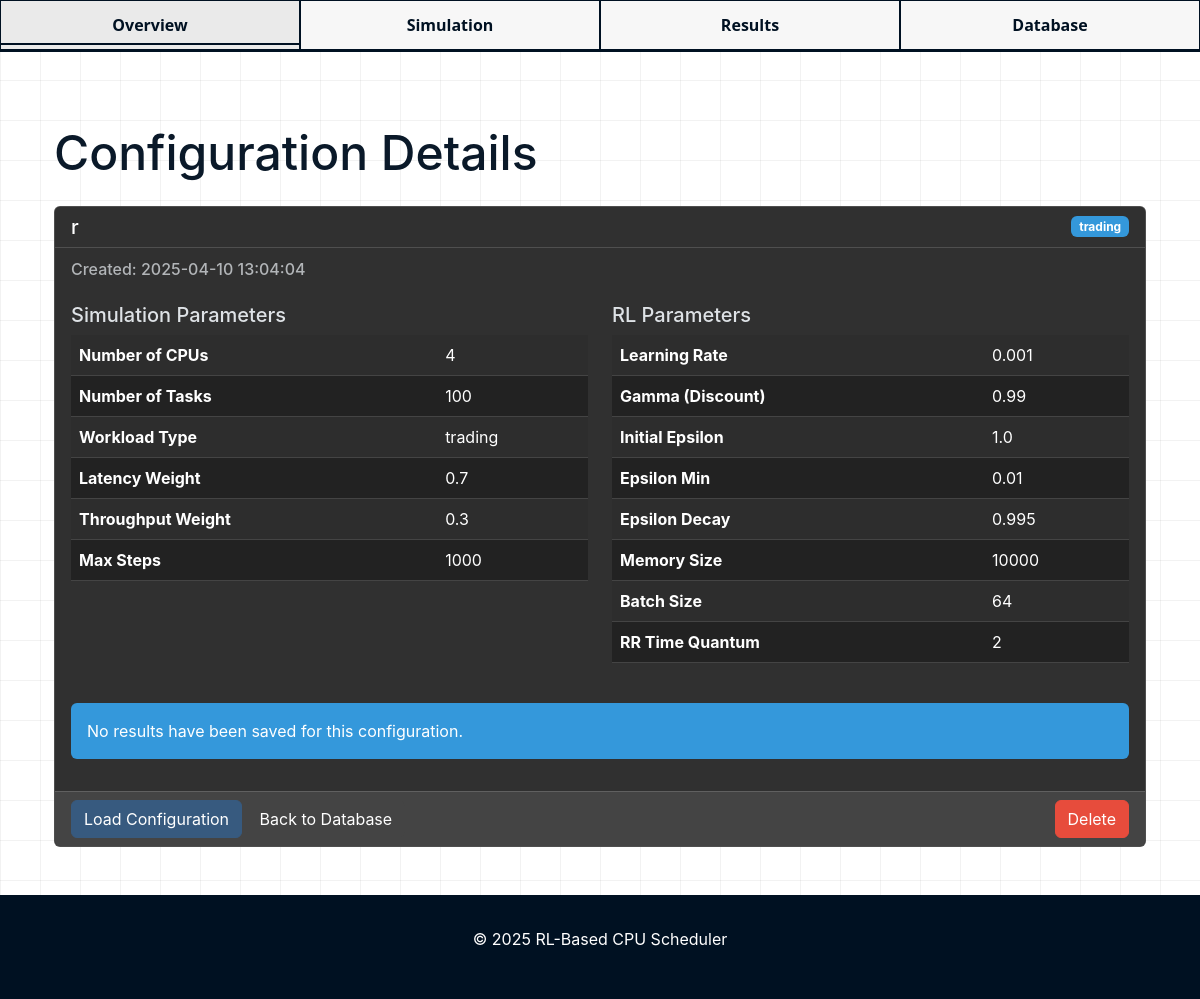
/view_config/1, run on the app's committed database.
### database.py (models this page shows, shortened)
class SimulationConfig(db.Model):
    id = db.Column(db.Integer, primary_key=True)
    name = db.Column(db.String(100), nullable=False)
    description = db.Column(db.Text)
    created_at = db.Column(db.DateTime, default=datetime.datetime.utcnow)
    user_id = db.Column(db.Integer, db.ForeignKey('user.id'), nullable=False)
    num_cpus = db.Column(db.Integer, default=4)
    num_tasks = db.Column(db.Integer, default=100)
    workload_type = db.Column(db.String(20), default='trading')
    reward_latency_weight = db.Column(db.Float, default=0.7)
    reward_throughput_weight = db.Column(db.Float, default=0.3)
    max_steps = db.Column(db.Integer, default=1000)
    learning_rate = db.Column(db.Float, default=0.001)
    gamma = db.Column(db.Float, default=0.99)
    epsilon = db.Column(db.Float, default=1.0)
    epsilon_min = db.Column(db.Float, default=0.01)
    epsilon_decay = db.Column(db.Float, default=0.995)
    memory_size = db.Column(db.Integer, default=10000)
    batch_size = db.Column(db.Integer, default=64)
    time_quantum = db.Column(db.Integer, default=2)  #for round robin
    results = db.relationship('SimulationResult', backref='config', lazy=True, cascade="all, delete-orphan")

### app.py (the view)
@app.route('/view_config/<int:config_id>')
def view_config(config_id):
    config = SimulationConfig.query.get_or_404(config_id)
    return render_template('view_config.html', config=config)

### templates/view_config.html (shortened to what this page needs)
{% extends "layout.html" %}
{% block content %}
<div class="container mt-5">
    <div class="row">
        <div class="col">
            <h1>Configuration Details</h1>
            <div class="card my-4">
                <div class="card-header bg-dark text-white">
                    <div class="d-flex justify-content-between align-items-center">
                        <h5 class="mb-0">{{ config.name }}</h5>
                        <span class="badge bg-info">{{ config.workload_type }}</span>
                    </div>
                </div>
                <div class="card-body">
                    <h6 class="card-subtitle mb-2 text-muted">Created: {{ config.created_at.strftime('%Y-%m-%d %H:%M:%S') }}</h6>
                    <div class="row mt-4">
                        <div class="col-md-6">
                            <h5>Simulation Parameters</h5>
                            <table class="table table-striped">
                                <tr>
                                    <th>Number of CPUs</th>
                                    <td>{{ config.num_cpus }}</td>
                                </tr>
                                <tr>
                                    <th>Number of Tasks</th>
                                    <td>{{ config.num_tasks }}</td>
                                </tr>
                                <tr>
                                    <th>Workload Type</th>
                                    <td>{{ config.workload_type }}</td>
                                </tr>
                                <tr>
                                    <th>Latency Weight</th>
                                    <td>{{ config.reward_latency_weight }}</td>
                                </tr>
                                <tr>
                                    <th>Throughput Weight</th>
                                    <td>{{ config.reward_throughput_weight }}</td>
                                </tr>
                                <tr>
                                    <th>Max Steps</th>
                                    <td>{{ config.max_steps }}</td>
                                </tr>
                            </table>
                        </div>
                        <div class="col-md-6">
                            <h5>RL Parameters</h5>
                            <table class="table table-striped">
                                <tr>
                                    <th>Learning Rate</th>
                                    <td>{{ config.learning_rate }}</td>
                                </tr>
                                <tr>
                                    <th>Gamma (Discount)</th>
                                    <td>{{ config.gamma }}</td>
                                </tr>
                                <tr>
                                    <th>Initial Epsilon</th>
                                    <td>{{ config.epsilon }}</td>
                                </tr>
                                <tr>
                                    <th>Epsilon Min</th>
                                    <td>{{ config.epsilon_min }}</td>
                                </tr>
                                <tr>
                                    <th>Epsilon Decay</th>
                                    <td>{{ config.epsilon_decay }}</td>
                                </tr>
                                <tr>
                                    <th>Memory Size</th>
                                    <td>{{ config.memory_size }}</td>
                                </tr>
                                <tr>
                                    <th>Batch Size</th>
                                    <td>{{ config.batch_size }}</td>
                                </tr>
                                <tr>
                                    <th>RR Time Quantum</th>
                                    <td>{{ config.time_quantum }}</td>
                                </tr>
                            </table>
                        </div>
                    </div>
                    {% if config.results %}
                    <h5 class="mt-4">Results</h5>
                    <div class="table-responsive">
                        <table class="table table-striped">
                            <thead>
                                <tr>
                                    <th>Scheduler</th>
                                    <th>Avg Latency</th>
                                    <th>Throughput</th>
                                    <th>CPU Utilization</th>
                                    <th>Total Reward</th>
                                    <th>Tasks Completed</th>
                                </tr>
                            </thead>
                            <tbody>
                                {% for result in config.results %}
                                <tr>
                                    <td>{{ result.scheduler_type }}</td>
                                    <td>{{ result.avg_latency|round(4) }}</td>
                                    <td>{{ result.throughput|round(4) }}</td>
                                    <td>{{ (result.cpu_utilization * 100)|round(1) }}%</td>
                                    <td>{{ result.total_reward|round(2) }}</td>
                                    <td>{{ result.completed_tasks }}</td>
                                </tr>
                                {% endfor %}
                            </tbody>
                        </table>
                    </div>
                    {% else %}
                    <div class="alert alert-info mt-4">
                        No results have been saved for this configuration.
                    </div>
                    {% endif %}
                </div>
                <div class="card-footer">
                    <a href="{{ url_for('load_config', config_id=config.id) }}" class="btn btn-primary">Load Configuration</a>
                    <a href="{{ url_for('db_management') }}" class="btn btn-secondary">Back to Database</a>
                    <a href="{{ url_for('delete_config', config_id=config.id) }}" class="btn btn-danger float-end"
                       onclick="return confirm('Are you sure you want to delete this configuration?');">Delete</a>
                </div>
            </div>
        </div>
    </div>
</div>
{% endblock %}

### static/css/overflow.css (style rules this page uses)
:root { --primary-blue: #3498db; --primary-yellow: #f1c40f; --primary-green: #2ecc71; --primary-purple: #9b59b6; --primary-orange: #e67e22; --primary-red: #e74c3c; --primary-pink: #e6a8d7; --background-color: #ffffff; --dark-text: #0a1929; --light-text: #718096; --border-color: #e2e8f0; --grid-color: rgba(0, 0, 0, 0.05); }
* { margin: 0; padding: 0; box-sizing: border-box; }
body { font-family: 'Inter', sans-serif; background-color: var(--background-color); color: var(--dark-text); background-image: linear-gradient(var(--grid-color) 1px, transparent 1px), linear-gradient(90deg, var(--grid-color) 1px, transparent 1px); background-size: 40px 40px; position: relative; min-height: 100vh; display: flex; flex-direction: column; }

### data on the page
SimulationConfig: name "r", workload_type "trading", created_at "2025-04-10 13:04:04", num_cpus "4", num_tasks "100", reward_latency_weight "0.7", reward_throughput_weight "0.3", max_steps "1000", learning_rate "0.001", gamma "0.99", epsilon "1.0", epsilon_min "0.01", epsilon_decay "0.995", memory_size "10000", batch_size "64", time_quantum "2"
